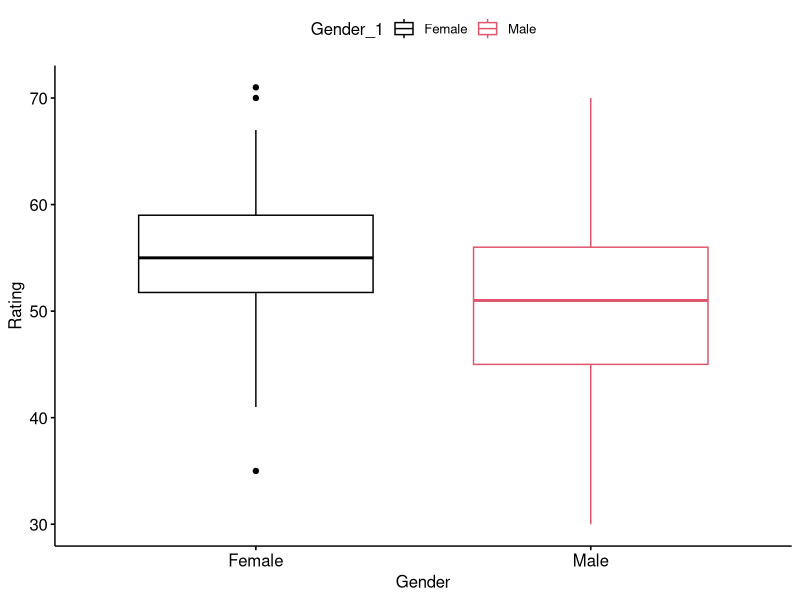

The R script that drew this image: (Note: this script raises an error after producing the figure.)
## ---- chunk 1
knitr::opts_chunk$set(echo = TRUE)
library(dplyr)
library(ggpubr)
library(multcomp)
library(car)
library(sqldf)
## ---- chunk 2
raw_data = read.csv('GWarming_gender.csv')
raw_data[,'Gender_1'] = factor(raw_data[,'Gender_1'])
res.aov = aov(Rating_1 ~ Gender_1, data=raw_data)
summary(res.aov)
## ---- chunk 3
# tak a random sample for good measure
set.seed(1234)
dplyr::sample_n(raw_data, 10)
levels(raw_data$gleason)
#show some group stats
group_by(raw_data, Gender_1) %>% summarise(
  count = n(),
  mean = mean(Rating_1, na.rm = TRUE),
  sd = sd(Rating_1, na.rm = TRUE)
)
ggboxplot(raw_data, x='Gender_1', y='Rating_1', color = 'Gender_1',
          palette=palette(rainbow(length(levels(raw_data$Gender_1)))),
          ylab = 'Rating', xlab = 'Gender'
          )

ggline(raw_data, x = 'gleason', y = 'psa', 
       add = c('mean_se'), #(other values include: mean_sd, mean_ci, median_iqr,jitter ....)
       ylab='PSA', xlab='Gleason')

ggplot(raw_data, aes(x=psa)) + geom_histogram(binwidth=.5, colour="black", fill="white") + 
    facet_grid(gleason ~ .) 
## ---- chunk 4
TukeyHSD(res.aov)
## ---- chunk 5
summary(glht(res.aov, linfct = mcp(gleason = 'Tukey')))

## ---- chunk 6
pairwise.t.test(raw_data$psa, raw_data$gleason,
                p.adjust.method = 'BH')

## ---- chunk 7
plot(res.aov, 1)
## ---- chunk 8
leveneTest(psa ~ gleason, data=raw_data)
## ---- chunk 9
oneway.test(psa ~ gleason, data = raw_data)
pairwise.t.test(raw_data$psa, raw_data$gleason, p.adjust.method = 'BH', pool.sd = FALSE)
## ---- chunk 10
# Q-Q plot of residuals
plot(res.aov, 2)

# Extract the residuals 
aov_residuals = residuals(object = res.aov)

#Shapiro-Wilke on residuals
shapiro.test(x = aov_residuals)
## ---- chunk 11
kruskal.test(psa ~ gleason, data=raw_data)
